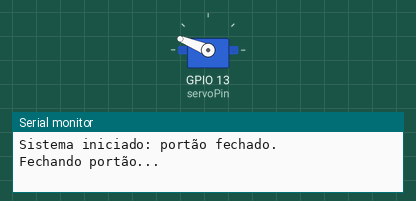
Recording of a sketch running on a simulated ESP32. Parts: servo, the last lines printed to the serial monitor.

Above: at 0.05 s.
At 2.1 s:
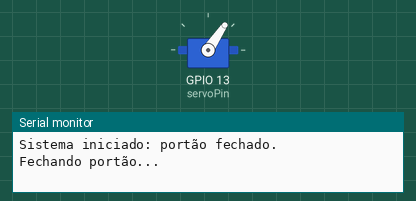
At 4.8 s:
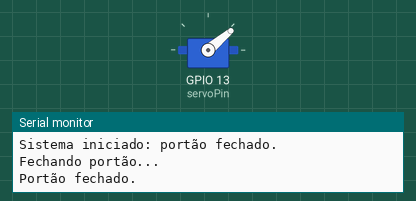
At 9.55 s:
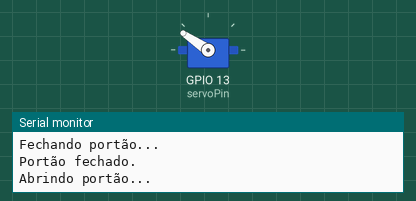
Timing chart, 0 to 19.3 s (numbered marks = the images above):
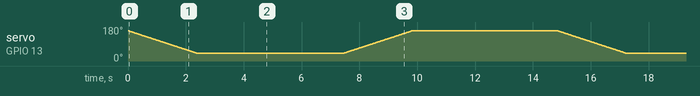

The sketch:

portao.ino
```cpp
#include <ESP32Servo.h>  // Biblioteca ESP32Servo para controle de servos no ESP32

// Definição de pino
const int servoPin = 13;  // GPIO 13 para o motor servo

// Instanciação do objeto Servo
Servo motor;

bool estadoPortao = false;  // false = fechado, true = aberto

void setup() {
  Serial.begin(115200);      // Inicializa a comunicação serial para debug
  motor.attach(servoPin);    // Conecte o servo no pino GPIO 13 do ESP32
  motor.write(20);           // Inicia o servo na posição fechada
  Serial.println("Sistema iniciado: portão fechado.");
}

void loop() {
  // Simula a abertura e o fechamento do portão
  if (estadoPortao) {
    abrirPortao();  // Função para abrir o portão
    estadoPortao = false;
  } else {
    fecharPortao(); // Função para fechar o portão
    estadoPortao = true;
  }

  delay(5000);  // Espera 5 segundos antes de inverter o estado
}

void abrirPortao() {
  Serial.println("Abrindo portão...");
  for (int pos = 40; pos <= 160; pos++) {  // Abre indo de 20 a 70
    motor.write(pos);  // Move o servo lentamente para a posição aberta
    delay(20);         // Atraso para suavizar o movimento
  }
  Serial.println("Portão aberto.");
}

void fecharPortao() {
  Serial.println("Fechando portão...");
  for (int pos = 160; pos >= 40; pos--) {  // Fecha indo de 70 a 20
    motor.write(pos);  // Move o servo lentamente para a posição fechada
    delay(20);         // Atraso para suavizar o movimento
  }
  Serial.println("Portão fechado.");
}
```
